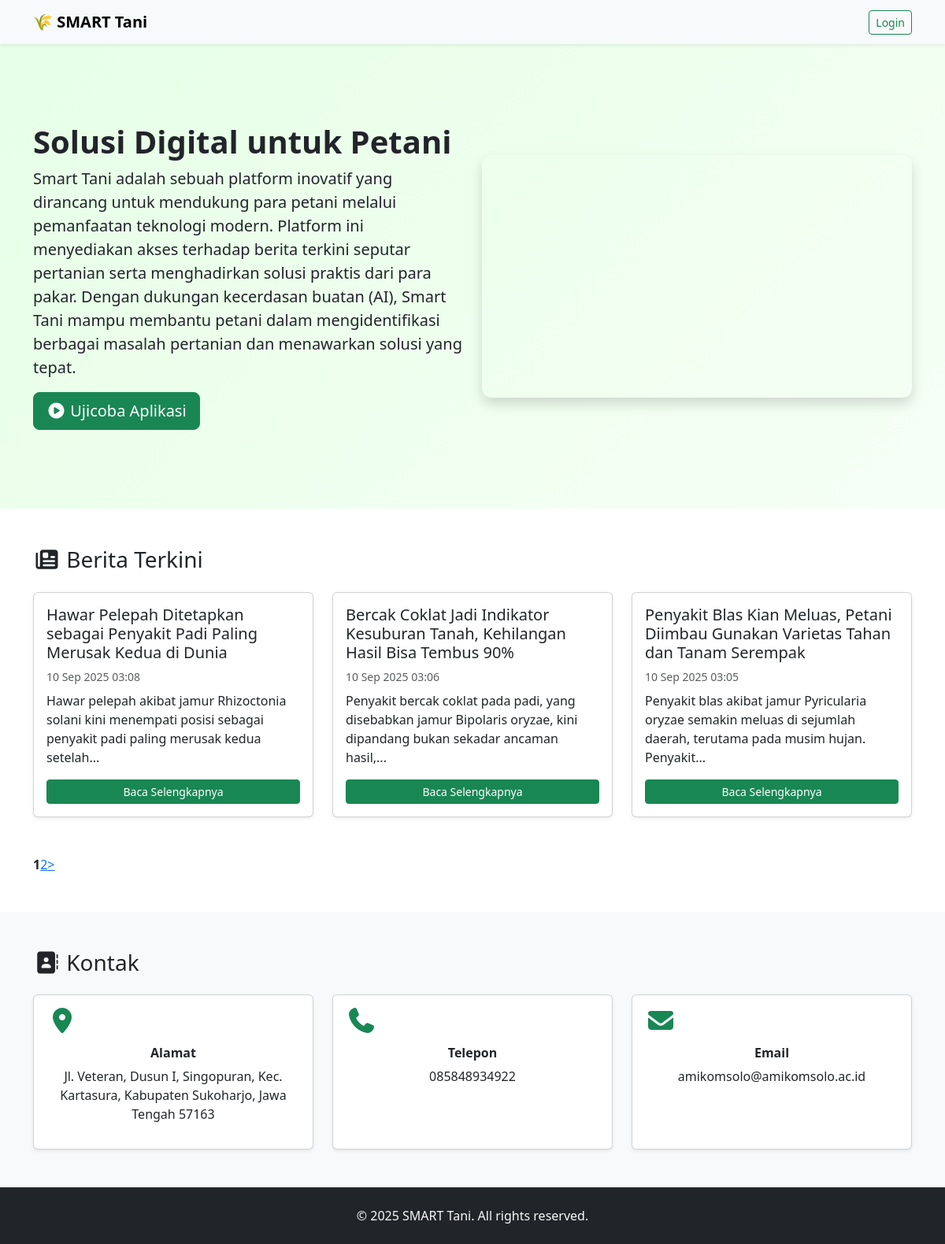
The page / on the database its author committed.
### tables this page shows
CREATE TABLE `news` (
  `id` int(11) NOT NULL,
  `title` varchar(200) NOT NULL,
  `content` text NOT NULL,
  `created_at` datetime DEFAULT current_timestamp()
);

### application/controllers/Home.php (called while the page is built, shortened)
<?php
class Home extends CI_Controller
{
    public function __construct()
    {
        $this->load->model(['News_model', 'Setting_model']);
        $this->load->helper('url');
        $this->load->library('pagination');
    }
    public function index()
    {
        $config['base_url'] = site_url('home/index');
        $config['total_rows'] = $this->News_model->count_all();
        $config['per_page'] = 3;
        $config['uri_segment'] = 3;
        $this->pagination->initialize($config);
        $page = ($this->uri->segment(3)) ? $this->uri->segment(3) : 0;
        $data['about'] = $this->Setting_model->get('about');
        $contact_json = $this->Setting_model->get('contact');
        $data['contact'] = !empty($contact_json) ? json_decode($contact_json, true) : [];
        $data['demo'] = $this->Setting_model->get('demo');
        $data['news'] = $this->News_model->get_paginated($config['per_page'], $page);
        $data['pagination'] = $this->pagination->create_links();
        $this->load->view('home/landing', $data);
    }
}

### index.php (called while the page is built, shortened)
<?php
require_once BASEPATH.'core/CodeIgniter.php';

### application/models/News_model.php (called while the page is built, shortened)
<?php
class News_model extends CI_Model
{
    public function get_paginated($limit, $start)
    {
        $this->db->order_by('created_at', 'DESC');
        $this->db->limit($limit, $start);
        $query = $this->db->get('news');
        return $query->result();
    }
}

### application/views/home/landing.php (the view, shortened to what this page needs)
<!DOCTYPE html>
<html lang="id">
<head>
  <link href="https://cdn.jsdelivr.net/npm/bootstrap@5.3.3/dist/css/bootstrap.min.css" rel="stylesheet">
  <link rel="stylesheet" href="https://cdn.jsdelivr.net/npm/@fortawesome/fontawesome-free/css/all.min.css">
</head>
<body>
  <nav class="navbar navbar-expand-lg navbar-light bg-light shadow-sm">
    <div class="container">
      <a class="navbar-brand fw-bold" href="#">🌾 SMART Tani</a>
      <div class="ms-auto">
        <a href="<?= site_url('login') ?>" class="btn btn-outline-success btn-sm">Login</a>
      </div>
    </div>
  </nav>
  <section class="hero">
    <div class="container">
      <div class="row align-items-center">
        <div class="col-md-6 mb-4 mb-md-0">
          <h1>Solusi Digital untuk Petani</h1>
          <p class="lead"><?= !empty($about) ? $about : 'Platform untuk membantu petani memasarkan dan mengelola usaha.'; ?></p>
          <?php if (!empty($demo)): ?>
            <a href="<?= $demo ?>" target="_blank" class="btn btn-success btn-lg">
              <i class="fas fa-play-circle"></i> Ujicoba Aplikasi
            </a>
          <?php endif; ?>
        </div>
        <div class="col-md-6">
          <div class="video-wrapper shadow">
            <iframe src="https://www.youtube.com/embed/QByTvkwU-U0" allowfullscreen></iframe>
          </div>
        </div>
      </div>
    </div>
  </section>
  <section class="container my-5">
    <h3 class="mb-4"><i class="fas fa-newspaper"></i> Berita Terkini</h3>
    <div class="row">
      <?php if (!empty($news)): foreach ($news as $n): ?>
          <div class="col-md-4 mb-4">
            <div class="card h-100 shadow-sm news-card">
              <div class="card-body d-flex flex-column">
                <h5 class="card-title"><?= htmlspecialchars($n->title) ?></h5>
                <small class="text-muted mb-2"><?= date('d M Y H:i', strtotime($n->created_at)) ?></small>
                <p class="card-text flex-grow-1">
                  <?php
                  $trimmed = mb_substr($n->content, 0, 120, 'UTF-8');
                  if (mb_strlen($n->content, 'UTF-8') > 120) {
                    $lastSpace = mb_strrpos($trimmed, ' ', 0, 'UTF-8');
                    $trimmed = mb_substr($trimmed, 0, $lastSpace, 'UTF-8') . '...';
                  }
                  echo nl2br(htmlspecialchars($trimmed));
                  ?>
                </p>
                <a href="<?= site_url('home/news_detail/' . $n->id) ?>" class="btn btn-success btn-sm mt-auto">Baca Selengkapnya</a>
              </div>
            </div>
          </div>
        <?php endforeach;
      else: ?>
        <div class="col-12">
          <div class="alert alert-info">Belum ada berita.</div>
        </div>
      <?php endif; ?>
    </div>
    <div class="mt-4">
      <?= $pagination ?? '' ?>
    </div>
  </section>
  <section class="bg-light py-5">
    <div class="container">
      <h3 class="mb-4"><i class="fas fa-address-book"></i> Kontak</h3>
      <div class="row g-4">
        <div class="col-md-4">
          <div class="card shadow-sm h-100 text-center p-3">
            <i class="fas fa-map-marker-alt fa-2x text-success mb-3"></i>
            <h6 class="fw-bold">Alamat</h6>
            <p><?= htmlspecialchars($contact['alamat'] ?? '-') ?></p>
          </div>
        </div>
        <div class="col-md-4">
          <div class="card shadow-sm h-100 text-center p-3">
            <i class="fas fa-phone fa-2x text-success mb-3"></i>
            <h6 class="fw-bold">Telepon</h6>
            <p><?= htmlspecialchars($contact['telepon'] ?? '-') ?></p>
          </div>
        </div>
        <div class="col-md-4">
          <div class="card shadow-sm h-100 text-center p-3">
            <i class="fas fa-envelope fa-2x text-success mb-3"></i>
            <h6 class="fw-bold">Email</h6>
            <p><?= htmlspecialchars($contact['email'] ?? '-') ?></p>
          </div>
        </div>
      </div>
    </div>
  </section>
  <footer class="text-center py-4 bg-dark text-light">
    &copy; <?= date('Y') ?> SMART Tani. All rights reserved.
  </footer>
</body>
</html>

### application/views/home/landing.php (style rules this page uses)
.hero { padding: 100px 0; background: linear-gradient(135deg, #e6ffe6 0%, #f6fff6 100%); }
.hero h1 { font-size: 2.5rem; font-weight: bold; }
.video-wrapper { position: relative; padding-top: 56.25%; border-radius: 12px; overflow: hidden; }
.video-wrapper iframe { position: absolute; top: 0; left: 0; width: 100%; height: 100%; border: 0; }
.news-card { transition: all 0.2s ease-in-out; }

### rows shown on the page
news: title "Hawar Pelepah Ditetapkan sebagai Penyakit Padi Paling Merusak Kedua di Dunia", created_at "10 Sep 2025 03:08", content "Hawar pelepah akibat jamur Rhizoctonia solani kini menempati posisi sebagai penyakit padi paling merusak kedua setelah..."
news: title "Bercak Coklat Jadi Indikator Kesuburan Tanah, Kehilangan Hasil Bisa Tembus 90%", created_at "10 Sep 2025 03:06", content "Penyakit bercak coklat pada padi, yang disebabkan jamur Bipolaris oryzae, kini dipandang bukan sekadar ancaman hasil,..."
news: title "Penyakit Blas Kian Meluas, Petani Diimbau Gunakan Varietas Tahan dan Tanam Serempak", created_at "10 Sep 2025 03:05", content "Penyakit blas akibat jamur Pyricularia oryzae semakin meluas di sejumlah daerah, terutama pada musim hujan. Penyakit..."

### other values the page prints
$pagination "1 2 >"
$contact['alamat'] "Jl. Veteran, Dusun I, Singopuran, Kec. Kartasura, Kabupaten Sukoharjo, Jawa Tengah 57163"
$contact['telepon'] "085848934922"
$contact['email'] "amikomsolo@amikomsolo.ac.id"
